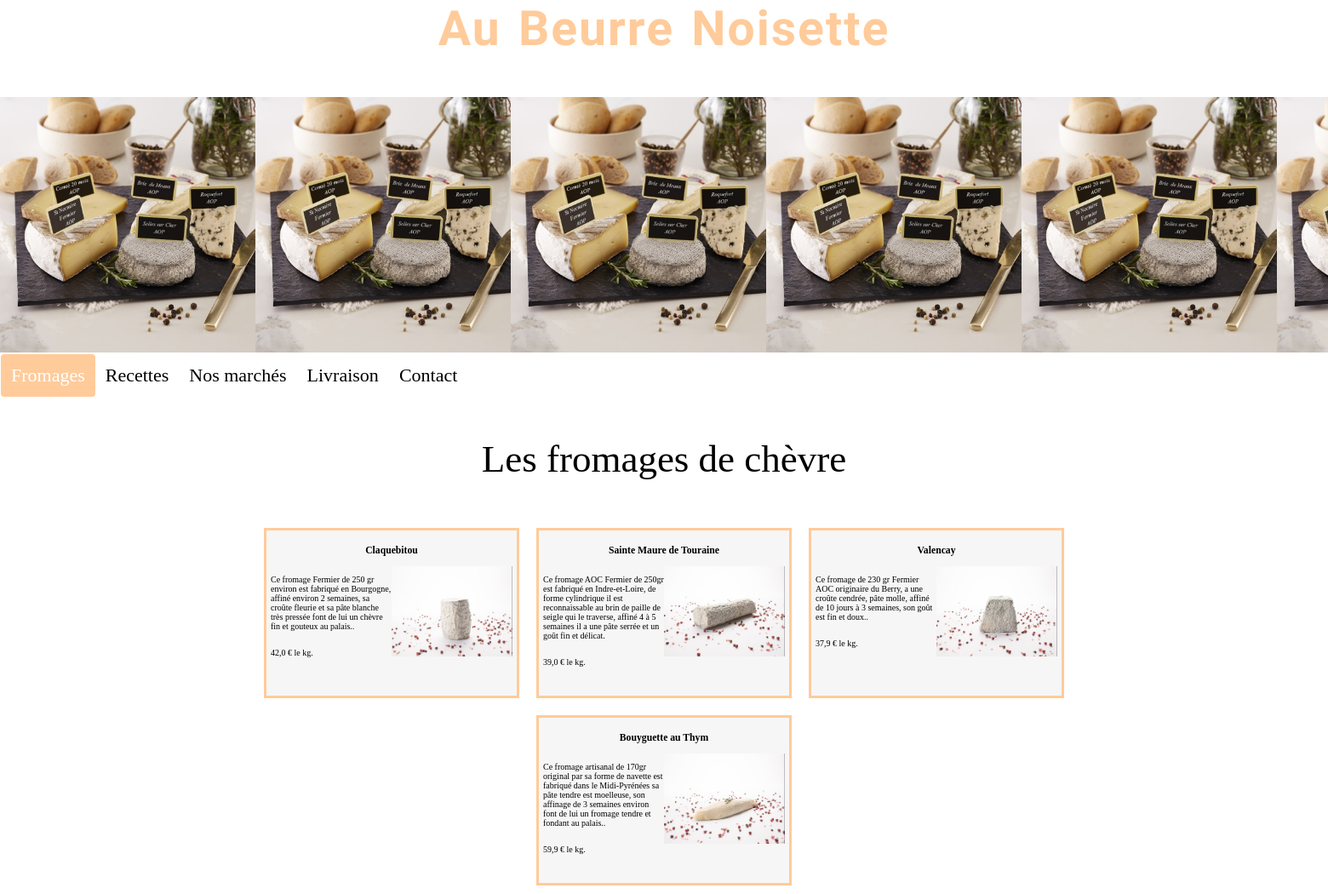
Screenshot of /fromagedechevre/ with the database file from the repository.
### cheese/models.py (models this page shows, shortened)
class Fromage(models.Model):
    PATEMOLLES = "PMO"
    PATEPRESSESCUITES = "PPC"
    PATEFLEURIES = "PFL"
    FROMAGEDECHEVRES = "FCH"
    FROMAGEDEBREBIS = "FBR"
    PATEPERSILLEES = "PPE"
    TRIPLECREMES = "TCR"
    PATEFORTES = "PFO"
    COMPOSITION = [
        (PATEMOLLES, "patemolles"),
        (PATEPRESSESCUITES, "patepresseescuites"),
        (PATEFLEURIES, "patefleuries"),
        (FROMAGEDECHEVRES, "fromagedechevres"),
        (FROMAGEDEBREBIS, "fromagedebrebis"),
        (PATEPERSILLEES, "patepersillees"),
        (TRIPLECREMES, "triplecremes"),
        (PATEFORTES, "patefortes"),
    ]
    name = models.CharField(max_length=150)
    slug = models.SlugField(max_length=150, unique=True, blank=True)
    origin = models.CharField(max_length=100, blank=True, verbose_name="origine")
    category = models.CharField(max_length=100, blank=True, choices=COMPOSITION, verbose_name="categories")
    description = models.TextField(blank=True)
    composition = models.CharField(max_length=100, blank=True)
    stock = models.BooleanField(default=False)
    thumbnail = models.ImageField(upload_to="Fromages", blank=True, null=True)
    price = models.FloatField(blank=True, null=True, verbose_name="prix")
    class Meta:
        verbose_name = "Les fromage"

### cheese/views.py (the view)
# urls.py: path('fromagedechevre/', views.fromagedechevre, name='fromagedechevre'),
def fromagedechevre(request):
    fromages = Fromage.objects.filter(category="FCH")
    return render(request, 'cheese/fromagedechevre.html', context={'fromages': fromages})

### cheese/templates/cheese/fromagedechevre.html (shortened to what this page needs)
{% extends 'base.html' %}
{% load static %}
{% block content %}
<section class="section-flex">
            <p class="info-section" style="text-align:center; font-size: 45px;">Les fromages de chèvre</p>
    <div class="content">
                {% for fromage in fromages %}
            <div class="item">
            <li class="btn">
                <a href="{% url 'detail' fromage.slug %}"><h3>{{ fromage.name }} </h3></a>
            </li>
            <p>{{ fromage.description }}.</p>
            <img src="{{ fromage.thumbnail.url }}" alt="{{ fromage.name }}" style="max-width: 200px;">
            <p>{{ fromage.price }} € le kg.</p>
        </div>
    {% endfor %}
{% endblock %}

### cheese/static/cheese/style.css (style rules this page uses)
* { box-sizing: border-box; }
body { background-color: white; margin:0; }
.item li.btn { list-style-type: none; text-decoration: none; color: black; }
.item li.btn a { text-decoration: none; color: black; transition-duration: 6s; cursor: pointer; }
.content { display: flex; justify-content: center; flex-wrap: wrap; width: 80%; max-width: 1100px; margin: 15px auto 0; overflow: scroll; }
.item { width: 300px; height: 200px; margin: 10px; overflow: hidden; flex-shrink: 0; font-size: 10px; float: top; border: 3px solid #ffcb9a; padding: 5px; background-color: #F6F6F6; }
.item img { width: 50%; height: auto; float: right; }
.item p { width: 50%; height: auto; float: left; }
.item a { text-align: center; text-decoration: none; }

### rows the page displays
Fromage: name "Claquebitou", description "Ce fromage Fermier de 250 gr environ est fabriqué en Bourgogne, affiné environ 2 semaines, sa croûte fleurie et sa pâte blanche très pressée font de lui un chèvre fin et gouteux au palais.", thumbnail (picture), price "42,0"
Fromage: name "Sainte Maure de Touraine", description "Ce fromage AOC Fermier de 250gr est fabriqué en Indre-et-Loire, de forme cylindrique il est reconnaissable au brin de paille de seigle qui le traverse, affiné 4 à 5 semaines il a une pâte serrée et un goût fin et délicat", thumbnail (picture), price "39,0"
Fromage: name "Valencay", description "Ce fromage de 230 gr Fermier AOC originaire du Berry, a une croûte cendrée, pâte molle, affiné de 10 jours à 3 semaines, son goût est fin et doux.", thumbnail (picture), price "37,9"
Fromage: name "Bouyguette au Thym", description "Ce fromage artisanal de 170gr original par sa forme de navette est fabriqué dans le Midi-Pyrénées sa pâte tendre est moelleuse, son affinage de 3 semaines environ font de lui un fromage tendre et fondant au palais.", thumbnail (picture), price "59,9"
